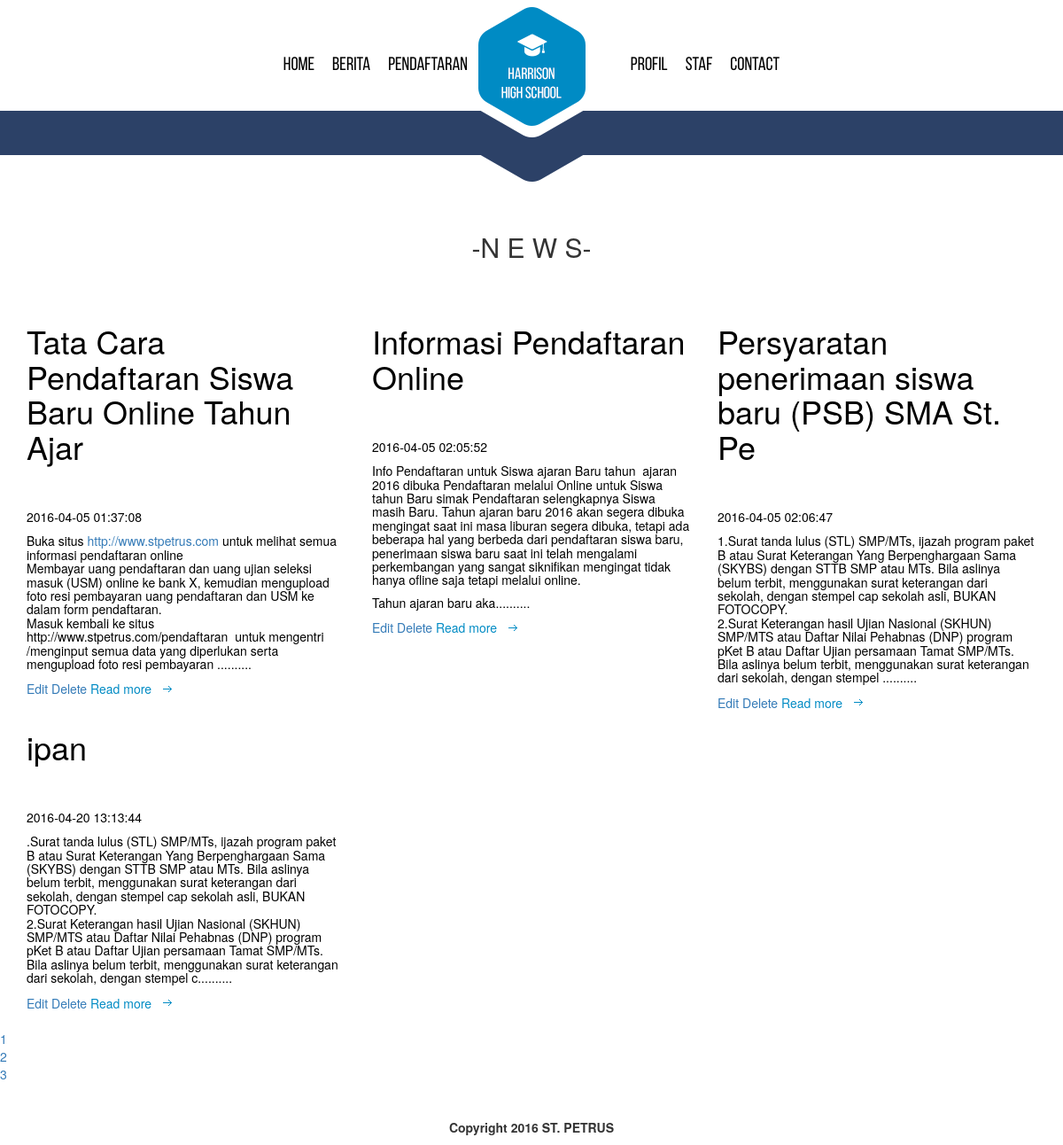
Screenshot of /artikel.php with the database file from the repository.
### tables this page shows
CREATE TABLE IF NOT EXISTS `sekolah` (
  `id` int(11) NOT NULL,
  `judul` varchar(50) NOT NULL,
  `isi` text NOT NULL,
  `waktu` timestamp NOT NULL DEFAULT CURRENT_TIMESTAMP
);

### function/sekolah.php (called while the page is built, shortened)
<?php
function tampilkan_artikel()
	{
		global $link;
		$query = "SELECT * FROM sekolah";
		$result = mysqli_query($link, $query) or die('gagal menampilkan');
         return $result;
	}
function excerpt($string)
	{
		$string = substr($string, 0, 500);
		return $string . "..........";
	}
 ?>

### artikel.php (the view, shortened to what this page needs)
<html>
<head>
    <link rel="stylesheet" media="all" href="css/style.css">
    <link rel="stylesheet" type="text/css" href="bootstrap/css/bootstrap.min.css">
</head>
<body>
	<?php
		require_once "view/header.php";
		$articles = tampilkan_artikel();
 	?>
<div class="divider"></div>
   <section class="content">
		<div class="container">
			<h2>-N E W S-</h2>
	        <div class="row">
	            <?php while ($row= mysqli_fetch_assoc($articles)) :?>
					<div class="col-xs-6 col-sm-3 col-md-4">
				    	<h1 ><a class="j" href="single.php?id=<?= $row['id']; ?>"> <?= $row ['judul']; ?></a></h1>
						<p  class="w"> <?= $row['waktu']; ?><p>
					   	<h5 class="i"><?= excerpt ($row['isi']); ?> </h5>
					  	<a href="editnews.php?id=<?= $row['id']; ?>">Edit</a>
					   	<a href="delete.php?id=<?= $row['id']; ?>">Delete</a>
					    <a class="more" href="single.php?id=<?= $row['id']; ?>">Read more</a>
					</div>
				<?php endwhile; ?>
	        </div>
		</div>
		<div class="pagination pagination-large">
			<ul>
				<li class="disabled"><a href="#">1</a></li>
				<li class="active"><a href="#">2</a></li>
				<li class="active"><a href="#">3</a></li>
			</ul>
		</div>
	</section>
</body>
		<footer>
			<center> <b><P> Copyright 2016 ST. PETRUS</P></b></center>
		</footer>
</html>

### view/header.php (shortened to what this page needs)
<html>
<body>
<header id="header">
        <div class="container">
            <a href="index.php" id="logo" title="METHODIST-8">METHODIST-8</a>
            <nav id="menu">
                <ul>
                    <li><a  href="index.php">HOME</a></li>
                    <li><a  href="artikel.php">BERITA</a></li>
                    <li><a  href="pendaftaran/umum/index.php">PENDAFTARAN</a></li>
                </ul>
                <ul>
                    <li><a  href="gallery.html">PROFIL</a></li>
                    <li><a  href="gallery.html">STAF</a></li>
                    <li><a  href="#fancy" class="get-contact">Contact</a></li>
                </ul>
            </nav>
        </div>
    </header>
</body>
</html>

### css/style.css (style rules this page uses)
html, body, div, span, applet, object, iframe, h1, h2, h3, h4, h5, h6, p, blockquote, pre, a, abbr, acronym, address, big, cite, code, del, dfn, em, img, ins, kbd, q, s, samp, small, strike, strong, sub, sup, tt, var, b, u, i, center, dl, dt, dd, ol, ul, li, fieldset, form, label, legend, table, caption, tbody, tfoot, thead, tr, th, td, article, aside, canvas, details, figcaption, figure, footer, header, hgroup, menu, nav, section, summary, time, mark, audio, video { margin: 0; padding: 0; border: 0; font-size: 100%; font: inherit; vertical-align: baseline; }
*, *:before, *:after { -moz-box-sizing: border-box; -webkit-box-sizing: border-box; box-sizing: border-box; }
article, aside, details, figcaption, figure, footer, header, hgroup, menu, nav, section { display: block; }
ol, ul { list-style: none; }
a[href], label[for], select, input[type=checkbox], input[type=radio] { cursor: pointer; }
h1, h2, h3, h4, h5, h6 { font-weight: normal; }
body { font: 16px/30px Arial, Helvetica, sans-serif; color: #6f7784; background: #fff; }
a, a:visited, a:focus, a:active { text-decoration: none; color: #008bc4; }
.container { position: relative; width: 1200px; margin: 0 auto; }
#header { padding: 8px 0 20px 0; z-index: 99; position: relative; }
#logo { width: 121px; height: 134px; display: block; cursor: pointer; margin: 0 auto -82px; text-indent: -9999em; background: url(../images/logo.png) no-repeat; position: relative; z-index: 3; }
#menu { text-align: center; }
#menu ul { padding: 0 80px; display: inline-block; }
#menu li { float: left; padding: 0 24px; }
#menu a { font-size: 21px; line-height: 28px; color: #000; font-family: 'BebasNeue'; display: block; }
.content { overflow: hidden; padding-bottom: 10px; }
.divider { background: #2c4167 url(../images/bg_white_arrow.png) no-repeat 50% 0; height: 80px; position: relative; margin-top: 3px; margin-bottom: 37px; }
.divider:after { background: url(../images/bg_white.png) no-repeat 50% 0; height: 30px; position: absolute; content: ""; left: 0; right: 0; bottom: 0; }
h1, h2 { color: #7e8798; font-size: 60px; font-family: 'BebasNeue'; line-height: 68px; font-weight: 300; text-align: center; padding-bottom: 53px; }
h1 { text-align: left; padding-bottom: 18px; }
.more { padding-right: 23px; background: url(../images/bg_arrow_blue_dark.png) no-repeat 100% 50%; color: #008bc4; }
@media screen and (max-width: 1220px) { .container { width: 100%; } }
@media screen and (max-width: 1220px) { #header { overflow: hidden; padding-bottom: 60px; margin-bottom: -40px; } }
@media screen and (max-width: 1220px) { #menu { margin: 0 -80px; } }
@media screen and (max-width: 1220px) { #menu li { padding: 0 10px; } }
@media screen and (max-width: 1220px) { h1, h2 { font-size: 50px; line-height: 60px; padding-bottom: 40px; } }
@media screen and (min-width: 701px) { #menu { display: block !important; } }
.w, .i { color: #000 }
a.j { color:#000 }

### rows the page displays
sekolah: judul "Tata Cara Pendaftaran Siswa Baru Online Tahun Ajar", waktu "2016-04-05 01:37:08", isi "Buka situs http://www.stpetrus.com untuk melihat semua informasi pendaftaran online Membayar uang pendaftaran dan uang ujian seleksi masuk (USM) online ke bank X, kemudian mengupload foto resi pembayaran uang pendaftaran dan USM ke dalam form pendaftaran. Masuk kembali ke situs http://www.stpetrus.com/pendaftaran untuk mengentri /menginput semua data yang diperlukan serta mengupload foto resi pembayaran .........."
sekolah: judul "Informasi Pendaftaran Online", waktu "2016-04-05 02:05:52", isi "Info Pendaftaran untuk Siswa ajaran Baru tahun ajaran 2016 dibuka Pendaftaran melalui Online untuk Siswa tahun Baru simak Pendaftaran selengkapnya Siswa masih Baru. Tahun ajaran baru 2016 akan segera dibuka mengingat saat ini masa liburan segera dibuka, tetapi ada beberapa hal yang berbeda dari pendaftaran siswa baru, penerimaan siswa baru saat ini telah mengalami perkembangan yang sangat siknifikan mengingat tidak hanya ofline saja tetapi melalui online. Tahun ajaran baru aka.........."
sekolah: judul "Persyaratan penerimaan siswa baru (PSB) SMA St. Pe", waktu "2016-04-05 02:06:47", isi "1.Surat tanda lulus (STL) SMP/MTs, ijazah program paket B atau Surat Keterangan Yang Berpenghargaan Sama (SKYBS) dengan STTB SMP atau MTs. Bila aslinya belum terbit, menggunakan surat keterangan dari sekolah, dengan stempel cap sekolah asli, BUKAN FOTOCOPY. 2.Surat Keterangan hasil Ujian Nasional (SKHUN) SMP/MTS atau Daftar Nilai Pehabnas (DNP) program pKet B atau Daftar Ujian persamaan Tamat SMP/MTs. Bila aslinya belum terbit, menggunakan surat keterangan dari sekolah, dengan stempel .........."
sekolah: judul "ipan", waktu "2016-04-20 13:13:44", isi ".Surat tanda lulus (STL) SMP/MTs, ijazah program paket B atau Surat Keterangan Yang Berpenghargaan Sama (SKYBS) dengan STTB SMP atau MTs. Bila aslinya belum terbit, menggunakan surat keterangan dari sekolah, dengan stempel cap sekolah asli, BUKAN FOTOCOPY. 2.Surat Keterangan hasil Ujian Nasional (SKHUN) SMP/MTS atau Daftar Nilai Pehabnas (DNP) program pKet B atau Daftar Ujian persamaan Tamat SMP/MTs. Bila aslinya belum terbit, menggunakan surat keterangan dari sekolah, dengan stempel c.........."
